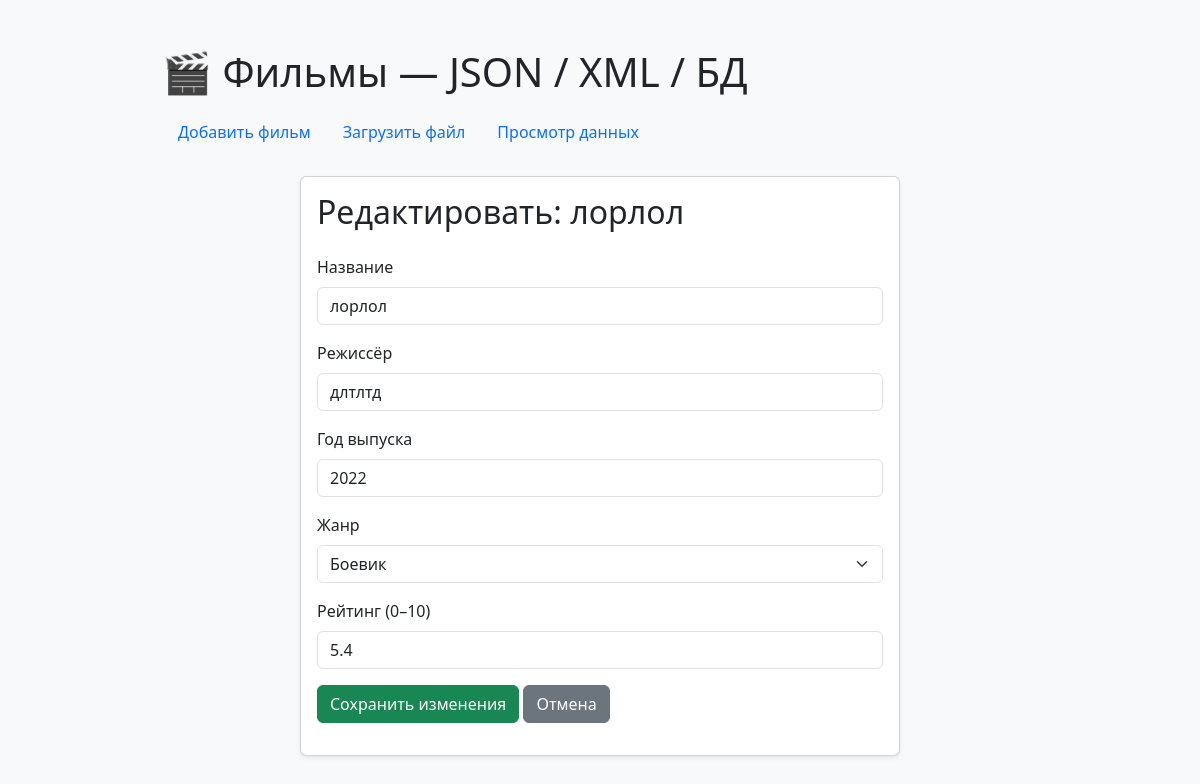
The page /edit/3/ on the database its author committed.
### movies/models.py (models this page shows, shortened)
class Movie(models.Model):
    GENRES = [
        ('action', 'Боевик'), ('comedy', 'Комедия'),
        ('drama', 'Драма'), ('thriller', 'Триллер'),
        ('fantasy', 'Фантастика'), ('horror', 'Ужасы'),
        ('animation', 'Анимация'), ('documentary', 'Документальный'),
    ]
    title = models.CharField('Название', max_length=200)
    director = models.CharField('Режиссёр', max_length=200)
    year = models.IntegerField('Год выпуска')
    genre = models.CharField('Жанр', max_length=50, choices=GENRES)
    rating = models.FloatField('Рейтинг')
    created_at = models.DateTimeField(auto_now_add=True)
    class Meta:
        unique_together = ('title', 'director', 'year')
        ordering = ['-created_at']

### movies/views.py (the view)
# urls.py: path('edit/<int:pk>/', views.edit_movie, name='edit_movie'),
def edit_movie(request, pk):
    movie = get_object_or_404(Movie, pk=pk)
    if request.method == 'POST':
        form = MovieForm(request.POST)
        if form.is_valid():
            d = form.cleaned_data
            dup = Movie.objects.exclude(pk=pk).filter(
                title=d['title'], director=d['director'], year=d['year']
            ).exists()
            if dup:
                messages.error(request, 'Такая запись уже существует в БД!')
            else:
                movie.title = d['title']
                movie.director = d['director']
                movie.year = d['year']
                movie.genre = d['genre']
                movie.rating = d['rating']
                movie.save()
                messages.success(request, 'Запись обновлена.')
                return redirect('movies:list_all')
    else:
        form = MovieForm(initial={
            'title': movie.title, 'director': movie.director,
            'year': movie.year, 'genre': movie.genre, 'rating': movie.rating,
        })
    return render(request, 'movies/edit.html', {'form': form, 'movie': movie})

### movies/forms.py (shortened to what this page needs)
class MovieForm(forms.Form):
    title = forms.CharField(
        label='Название', max_length=200, min_length=1,
        widget=forms.TextInput(attrs={'class': 'form-control'})
    )
    director = forms.CharField(
        label='Режиссёр', max_length=200, min_length=1,
        widget=forms.TextInput(attrs={'class': 'form-control'})
    )
    year = forms.IntegerField(
        label='Год выпуска', min_value=FIRST_MOVIE_YEAR, max_value=CURRENT_YEAR,
        widget=forms.NumberInput(attrs={'class': 'form-control'})
    )
    genre = forms.ChoiceField(
        label='Жанр', choices=GENRES,
        widget=forms.Select(attrs={'class': 'form-select'})
    )
    rating = forms.FloatField(
        label='Рейтинг (0–10)', min_value=0.0, max_value=10.0,
        widget=forms.NumberInput(attrs={'class': 'form-control', 'step': '0.1'})
    )
    storage = forms.ChoiceField(
        label='Куда сохранить', choices=STORAGE_CHOICES,
        initial='db', widget=forms.RadioSelect
    )
    format = forms.ChoiceField(
        label='Формат файла (если выбран файл)', choices=FORMAT_CHOICES,
        required=False, initial='json', widget=forms.Select(attrs={'class': 'form-select'})
    )

### movies/templates/movies/edit.html (shortened to what this page needs)
{% extends 'movies/base.html' %}
{% block content %}
<div class="card shadow-sm" style="max-width: 600px; margin: 0 auto;">
    <div class="card-body">
        <h2 class="mb-4">Редактировать: {{ movie.title }}</h2>
        <form method="post">
            {% for field in form %}
                {% if field.name != 'storage' and field.name != 'format' %}
                    <div class="mb-3">
                        <label class="form-label">{{ field.label }}</label>
                        {{ field }}
                    </div>
                {% endif %}
            {% endfor %}
            <button type="submit" class="btn btn-success">Сохранить изменения</button>
            <a href="{% url 'movies:list_all' %}" class="btn btn-secondary">Отмена</a>
        </form>
    </div>
</div>
{% endblock %}

### rows shown on the page
Movie: title "лорлол", form "лорлол" "длтлтд" "2022" "Боевик" "5.4"

### other values the page prints
{{ field.label }} "Название" "Режиссёр" "Год выпуска" "Жанр" "Рейтинг (0–10)"
